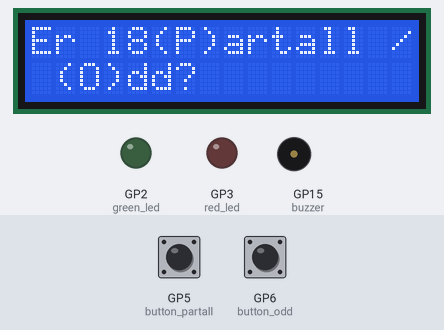
A program run on a simulated Raspberry Pi Pico running MicroPython. Parts: 16×2 character LCD, output pins drawn as LEDs (lit = HIGH), buzzer (waves = sounding). Inputs (shaded band) come from the test bench; at power-on: GP5 (button_partall) HIGH, GP6 (button_odd) HIGH. Random numbers come from a fixed seed; library files of the repository ran but are not shown: pico_i2c_lcd.py; what the program prints to the serial console is not drawn.

Above: at 5.3 s.
5.4 s: GP5 (button_partall) pulled LOW for 0.15 s
At 6.5 s:
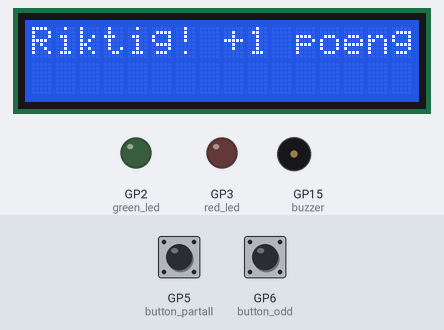
At 10.8 s:
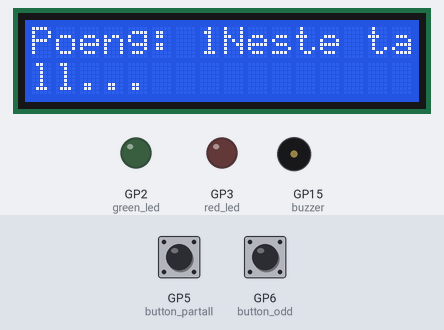
11.5 s: GP5 (button_partall) pulled LOW for 3.2 s
At 14.9 s:
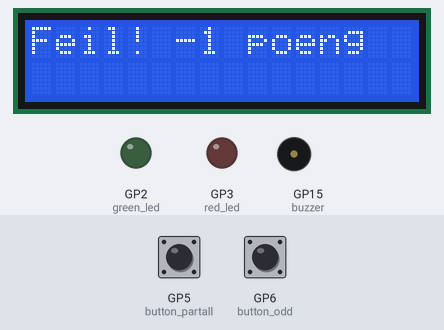
Timing chart, 0 to 19.0 s (numbered marks = the images above; inputs shaded):
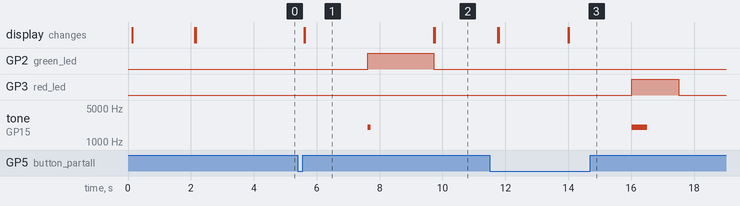

Measured:
- after the input at 5.4 s, GP2 (green_led): LOW → HIGH after 2.2 s, → LOW 2.1 s later; tone on GP15 (buzzer): silent → 2000 Hz after 2.2 s, → silent 0.10 s later; the display: first changes after 0.20 s (image 1 shows a later state)
- after the input at 11.5 s, GP3 (red_led): LOW → HIGH after 4.5 s, → LOW 1.5 s later; tone on GP15 (buzzer): silent → 2000 Hz after 4.5 s, → silent 0.50 s later
- what the display in image 1 shows lasts 4.1 s, from 5.6 s to 9.7 s

The program:

main.py
```python
from machine import I2C, Pin, PWM
from time import sleep
import random
from pico_i2c_lcd import I2cLcd

# Velg om du vil bruke knapper eller konsoll
USE_BUTTONS = True  # Sett til True for å bruke knapper (False for testing i konsollen)

# Definer pinner for LED, buzzer og knapper
GREEN_LED_PIN = 2
RED_LED_PIN = 3
BUZZER_PIN = 15
BUTTON_PARTALL_PIN = 5
BUTTON_ODD_PIN = 6

# Initialiser LED og buzzer
green_led = Pin(GREEN_LED_PIN, Pin.OUT)
red_led = Pin(RED_LED_PIN, Pin.OUT)
buzzer = PWM(Pin(BUZZER_PIN))

# Initialiser knapper hvis de er i bruk
if USE_BUTTONS:
    button_partall = Pin(5, Pin.IN, Pin.PULL_UP)  # Pull-up motstand
    button_odd = Pin(6, Pin.IN, Pin.PULL_UP)          # Pull-up motstand

# Grenser for spill
MAX_SCORE = 7
MAX_ATTEMPTS = 3

# Poengsum og forsøk
score = 0
attempts = 0
correct_streak = 0  # Teller for antall riktige svar på rad

def beep(varighet=0.1, frekvens=2000):
    """Kort pip for riktig svar."""
    buzzer.freq(frekvens)
    buzzer.duty_u16(6000)# Set to max volume
    sleep(varighet)
    buzzer.duty_u16(0)

def feil_beep(varighet=0.5, frekvens=2000):
    """Langt pip for feil svar."""
    buzzer.freq(frekvens)
    buzzer.duty_u16(6000)# Set to max volume
    sleep(varighet)
    buzzer.duty_u16(0)

def nederlagtone():
    """Spiller en trist tone ved tap."""
    for frekvens in [1500, 1200, 1000]:
        buzzer.freq(frekvens)
        buzzer.duty_u16(6000)# Set to max volume
        sleep(0.3)
    buzzer.duty_u16(0)

def seierstone():
    """Spiller en enkel seierstone."""
    for frekvens in [1000, 1200, 1500]:
        buzzer.freq(frekvens)
        buzzer.duty_u16(6000)# Set to max volume
        sleep(0.2)
    buzzer.duty_u16(0)

def dansetone():
    """Spiller en 'dansetone' som belønning."""
    for frekvens in [1500, 1800, 2000, 2200]:
        buzzer.freq(frekvens)
        buzzer.duty_u16(6000)# Set to max volume
        sleep(0.1)
    buzzer.duty_u16(0)

def blink_grønn_led(antall=3):
    """Blinker grønn LED flere ganger."""
    for _ in range(antall):
        green_led.value(1)
        sleep(0.2)
        green_led.value(0)
        sleep(0.2)

def initialiser_i2c_lcd(sda_pin=0, scl_pin=1, i2c_frekvens=400000, lcd_adresse=0x27):
    """Initialiser I2C LCD-skjerm."""
    try:
        # Initialiser I2C
        i2c_buss = I2C(0, sda=Pin(sda_pin), scl=Pin(scl_pin), freq=i2c_frekvens)
        enheter = i2c_buss.scan()
        if lcd_adresse not in enheter:
            print("🚨 LCD ikke funnet! Sjekk kabling.")
            return None
        lcd = I2cLcd(i2c_buss, lcd_adresse, 2, 16)  # Initialiser LCD-en med 2 linjer og 16 kolonner
        return lcd
    except Exception as e:
        print(f"🚨 Feil ved LCD-initialisering: {e}")
        return None

def vis_melding(lcd, melding, forsinkelse=2):
    """Vis melding på LCD."""
    if lcd:
        lcd.clear()
        lcd.putstr(melding)
    print(melding)  # Skriver ut i konsollen for debugging
    sleep(forsinkelse)

def hent_bruker_valg():
    """Les brukerens valg fra knapper."""
    print("Venter på knappetrykk...")

    while True:
        # Vent på at en av knappene blir trykket
        if button_partall.value() == False:  # Hvis knappen for partall er trykket (aktiv lav)
            sleep(0.2)  # Litt forsinkelse for å unngå prell
            return 'p'  # Returner 'p' for partall
        if button_odd.value() == False:  # Hvis knappen for oddetall er trykket (aktiv lav)
            sleep(0.2)
            return 'o'  # Returner 'o' for oddetall

def spill_spill(lcd):
    """Hovedlogikk for spillet."""
    global score, attempts, correct_streak, spill_status
    spill_status = False
    while not spill_status:  # Bruker "not spill_status" for at loopen kan fortsette
        if attempts >= MAX_ATTEMPTS:
            vis_melding(lcd, "Tapt! Spillet er over!! 😢")
            nederlagtone()
            # Lyse rød LED i 2 sekunder for å indikere tap
            red_led.value(1)
            sleep(2)
            red_led.value(0)
            sleep(2)
            vis_melding(lcd, "Spillet starter\npå nytt!")
            score = 0
            attempts = 0
            correct_streak = 0
            # Start en ny runde uten å sette spill_status til True (det skal fortsette å gå)

        if score >= MAX_SCORE:
            # Spilleren har nådd maks poengsum, vis flere "DU VANT!" på skjermen
            for _ in range(3):  # Vise "DU VANT!" 3 ganger
                vis_melding(lcd, "Gratulerer - du vant! Hurra 🎉", forsinkelse=1)

            # Spill seierstone og blink grønn LED flere ganger
            seierstone()
            blink_grønn_led(antall=6)  # Blink grønn LED 6 ganger
            score = 0
            attempts = 0
            correct_streak = 0
            vis_melding(lcd, "Ny runde!\nTrykk P eller O.")

        tall = random.randint(1, 100)
        vis_melding(lcd, f"Er {tall}\n(P)artall / (O)dd?")

        bruker_input = hent_bruker_valg()
        print(f"Du valgte: {bruker_input}")

        riktig = (bruker_input == 'p' and tall % 2 == 0) or (bruker_input == 'o' and tall % 2 != 0)

        if riktig:
            vis_melding(lcd, "Riktig! +1 poeng")
            green_led.value(1)
            beep()
            score += 1
            correct_streak += 1  # Øker streak ved riktig svar
            # Belønn spilleren for å ha flere riktige svar på rad
            if correct_streak >= 3:
                vis_melding(lcd, "Bonus! +2 poeng!")
                score += 2  # Gir bonuspoeng
                dansetone()  # Spiller dansetone
                blink_grønn_led()  # Blinker grønn LED
                correct_streak = 0  # Resetter streaken etter bonus
        else:
            vis_melding(lcd, "Feil! -1 poeng")
            red_led.value(1)  # Tenne rød LED når spiller feiler
            feil_beep()
            sleep(1)  # LED-en vil lyse i 1 sekund for feil
            red_led.value(0)  # Slå av rød LED
            score -= 1
            attempts += 1
            correct_streak = 0  # Resetter streak ved feil svar

        sleep(2)
        green_led.value(0)
        vis_melding(lcd, f"Poeng: {score}\nNeste tall...")

def hovedprogram():
    """Starter spillet."""
    lcd = initialiser_i2c_lcd()
    if lcd is None:
        print("🚨 LCD ikke funnet, kjører uten skjerm.")

    vis_melding(lcd, "Velkommen til Partall eller Oddetall-spill!\nTrykk P (Partall) / O (Oddetall).")
    spill_spill(lcd)

if __name__ == '__main__':
    hovedprogram()
```
